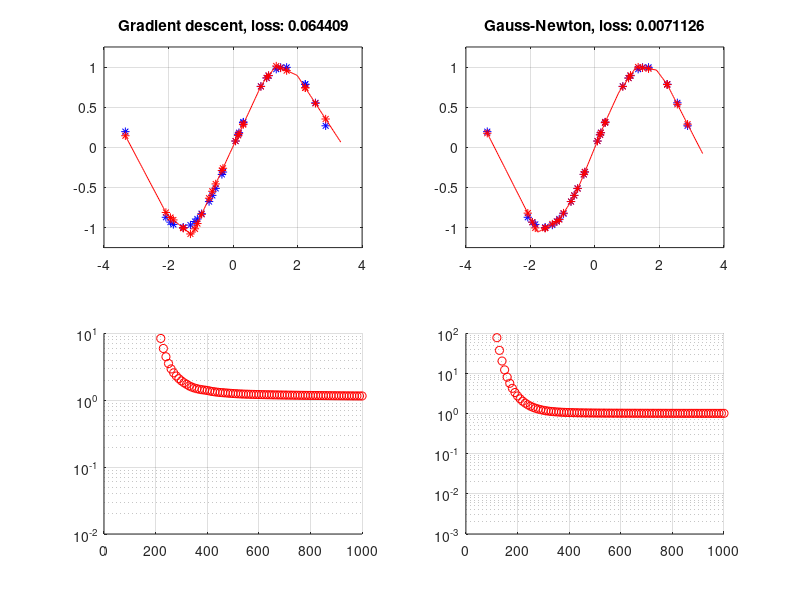

MATLAB code to generate this figure:
clf 
clear all
% input data 
x = sort(1.5*randn(1,30)); 
y = sin(x); 
% define network size 
n = 1; % nr inputs 
m = 20; % nr hidden units  
% step size 
step=.01;

% initialize net 1 to be trained with GD  
w = .1*randn(1,m)/sqrt(m);
A = .1*randn(m,n);
b = .1*randn(m,1);
% initialize net 2 to be trained with GN 
w2 = w; 
A2 = A; 
b2 = b; 

T =1000;
for t=1:T
% GRADIENT DESCENT 
r = w*max(A*x + b,0) -y; 
% Jacobian 
for i=1:numel(x)
    J(i,:) = [max(A*x(i)+b,0)', kron(w.*(A*x(i)+b>=0)',x(i)), w.*(A*x(i)+b>=0)']; 
end
% gradient direction 
g = r*J; 
% update parameters 
w = w - step*g(1:m);
A = A - step*reshape(g(m+1:m+m*n),m,n);  
b = b - step*g(m+m*n+1:end)';  
% plot 
if mod(t,min(50,floor(T/100)))==0
subplot(2,2,1)
plot(x,y,'*b')
hold on 
f = w*max(A*x + b,0);
plot(x,f,'*r')
%
xx = linspace(-max(abs(x)),max(abs(x)),200); 
f = w*max(A*xx + b,0);
plot(xx,f,'-r')
ylim([-1.25,1.25])
err =r*r'; 
title(strcat('Gradient descent,{ }loss:{ }',num2str(err)))
grid on
hold off
subplot(2,2,3)
scatter(t,err,'r')
grid on 
set(gca, 'YScale', 'log')
hold on 

drawnow
end 

% GAUSS NEWTON 
r2 = w2*max(A2*x + b2,0) -y; 
% Jacobian 
for i=1:numel(x)
    J2(i,:) = [max(A2*x(i)+b2,0)', kron(w2.*(A2*x(i)+b2>=0)',x(i)), w2.*(A2*x(i)+b2>=0)']; 
end
% Gauss-Newton direction 
g2 = r2*J2*inv(J2'*J2 + .1*eye(size(J2,2))); 
% update parameters 
w2 = w2 - step*g2(1:m);
A2 = A2 - step*reshape(g2(m+1:m+m*n),m,n);  
b2 = b2 - step*g2(m+m*n+1:end)';  
% plot 

if mod(t,min(50,floor(T/100)))==0

subplot(2,2,2)
plot(x,y,'*b')
hold on 
f2 = w2*max(A2*x + b2,0);
plot(x,f2,'*r')
xx = linspace(-max(abs(x)),max(abs(x)),200); 
f2 = w2*max(A2*xx + b2,0);
plot(xx,f2,'-r')
ylim([-1.25,1.25])
hold off
err2 =r2*r2';
title(strcat('Gauss-Newton,{ }loss:{ }',num2str(err2)))
grid on

subplot(2,2,4)
scatter(t,err2,'r')
hold on
grid on 
set(gca, 'YScale', 'log')
drawnow
end 


end 



%function f = myfun(x,w,A,b)
%w*max(A*x + b,0); 
%end 

%function J = jacob(x,w,A,b)
%for i=1:numel(x)
%    J(i,:) = [max(A*x + b,0), kron(w.*(A*x+b>=0),x(i)), w.*(A*x+b>=0)]; 
%end
%end
